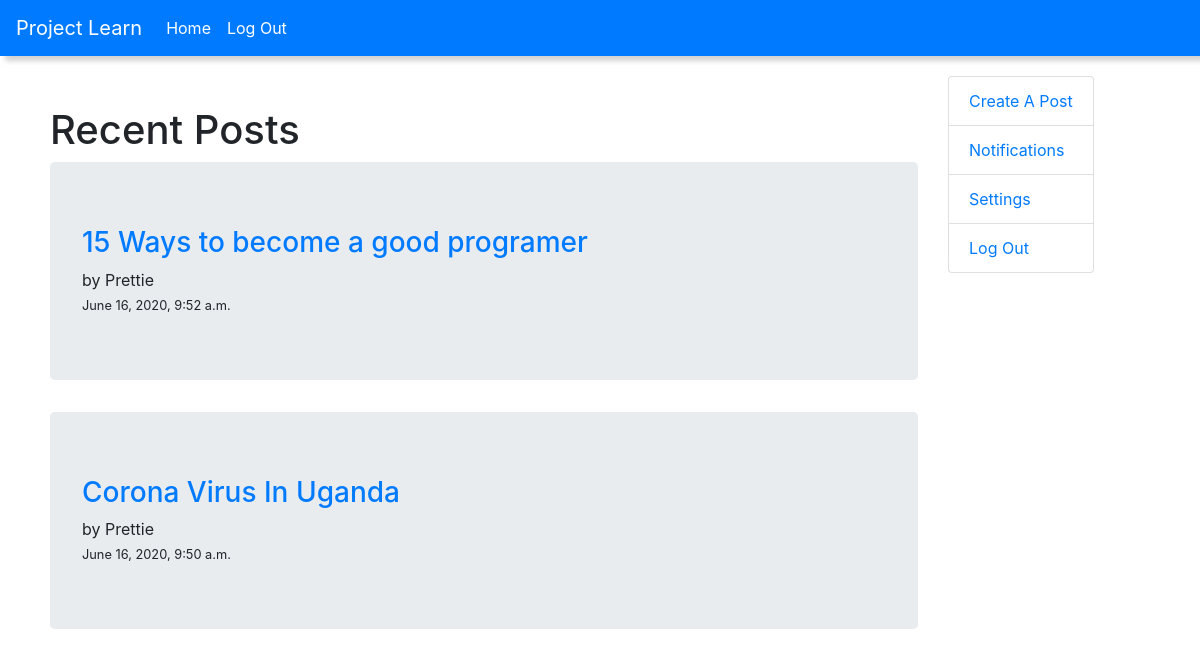
The page / (signed in) on the database as committed earlier.
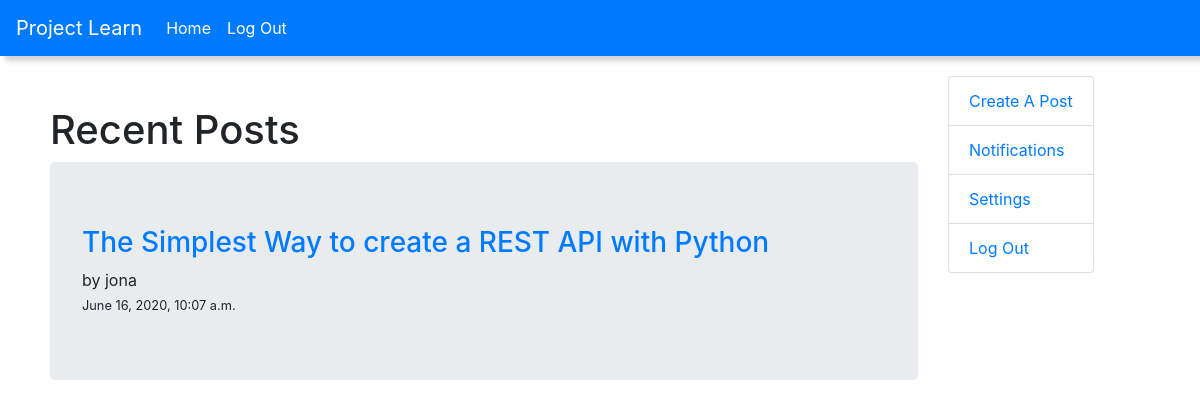
The same page on the database as committed later.
### blog/models.py (models this page shows, shortened)
class Post(models.Model):
    STATUS_CHOICES = (
        ('draft', 'Draft'),
        ('published', 'Published'),
    )
    tags=TaggableManager()
    title = models.CharField(max_length=250)
    slug = models.SlugField(max_length=250, unique_for_date='published')
    author = models.ForeignKey(
        User, on_delete=models.CASCADE, related_name='blog_posts')
    body = models.TextField()
    publish = models.DateTimeField(default=timezone.now)
    created = models.DateTimeField(auto_now_add=True)
    updated = models.DateTimeField(auto_now_add=True)
    status = models.CharField(
        max_length=10, choices=STATUS_CHOICES, default='draft')
    class Meta:
        ordering = ['-publish']

### blog/views.py (the view)
# urls.py: path('', views.index, name='home'),
def index(request):
    posts=Post.objects.all()
    if request.method =="POST":
        form=PostCreationForm(request.POST)
        if form.is_valid():
            form.save(commit=False)
            return redirect('blog:home')
    context={
        'posts':posts
    }
    return render(request, 'blog/index.html',context)

### blog/templates/blog/index.html (shortened to what this page needs)
{% extends 'blog/base.html' %}
{% block body %}
 {% if user.is_authenticated %}
 <div class="home">
    <div class="recent">
      <h1>Recent Posts</h1>
      {% for post in posts %}
        <div class="jumbotron">
          <div class="head-text">
            <a href="/posts/{{post.title}}/"><h3>{{post.title}}</h3></a> by {{post.author}}</div>
          <small class="post-time">{{post.created}}</small>
        </div>
      {% endfor %}
    </div>
  <div class="side-bar">
    <ul class="list-group">
      <li class="list-group-item"><a href="{% url 'blog:add_post' %}">Create A Post</a></li>
      <li class="list-group-item"><a href="">Notifications</a></li>
      <li class="list-group-item"><a href="">Settings</a></li>
      <li class="list-group-item"><a href="">Log Out</a></li>
    </ul>
  </div>
</div>
{% endif %} {% endblock body %}

### blog/templates/blog/base.html (shortened to what this page needs)
{% load static %}
<!DOCTYPE html>
<html lang="en">
  <head>
    <link rel="stylesheet" href="{% static 'blog/main.css' %}" />
    <link rel="stylesheet" href="{% static 'blog/bootstrap.min.css' %}" />
  </head>
  <body>
    <header>
      <nav class="navbar navbar-expand-sm navbar-dark bg-primary">
        <a class="navbar-brand" href="{%url 'blog:home' %}">Project Learn</a>
        <div class="collapse navbar-collapse" id="collapsibleNavId">
          <ul class="navbar-nav mr-auto mt-2 mt-lg-0">
            <li class="nav-item active">
              <a class="nav-link" href="{% url 'blog:home' %}"
                >Home <span class="sr-only">(current)</span></a
              >
            </li>
            {% if user.is_authenticated %}
            <li class="nav-item active">
              <a class="nav-link" href="{% url 'blog:loggedout' %}">Log Out</a>
            </li>
            {% endif %}
          </ul>
        </div>
      </nav>
    </header>
    {% block body %} {% endblock body %}
  </body>
</html>

### blog/static/blog/main.css (style rules this page uses)
header { background-color: white; color: dodgerblue; box-shadow: 5px 5px 5px lightgray; display: flex; justify-content: space-between; }
.home { display: flex; padding: 20px; }
.recent { width: 80%; padding: 30px; }

Rows that differ between the two databases and show on the page:
removed Post: title "15 Ways to become a good programer", author "Prettie", created "June 16, 2020, 9:52 a.m."
removed Post: title "Corona Virus In Uganda", author "Prettie", created "June 16, 2020, 9:50 a.m."
added Post: title "The Simplest Way to create a REST API with Python", author "jona", created "June 16, 2020, 10:07 a.m."
